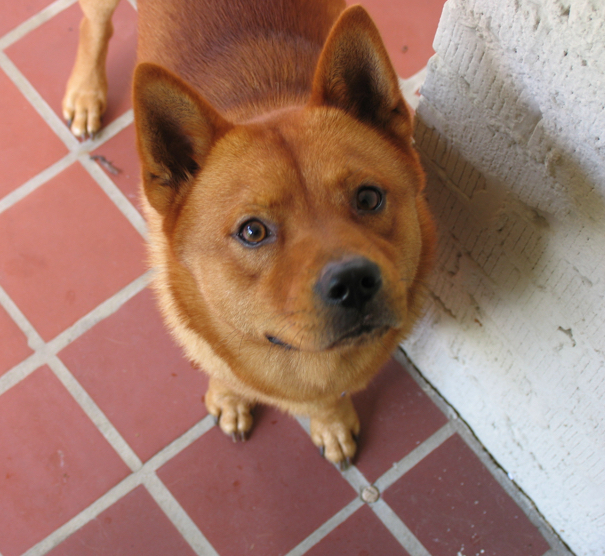
#> input picture data/chesterdog.jpg, 605 x 556 px, found by its file name; the run also reads 2 pictures not shown here
$ jupyter execute image_analysis_example.ipynb
#> lines starting #> are read from the running program, lines starting #| are printed output that depends on the picture; after the words box and inside, x2 and y2 are one past the last pixel; in counts of white or black regions, pixels touching at a corner belong together
# Working with Image Data

In this notebook we're going to illustrate some simple examples of working with image data in Python.

Image analysis tasks like trimming, normalizing, and segmentation are commonly used in the biological sciences in the context of phenotyping, microscopy, object tracking, etc.

The examples here illustrate simple functions built into matplotlib and numpy. For more sophisticated image analysis tools check out the [scikit-image](https://scikit-image.org/) library.

## Data

We'll use two example images which can be found on the course wiki

* [chesterdog.jpg](https://raw.githubusercontent.com/Bio724D/Bio724D_2023_2024/main/data/chesterdog.jpg)
* [yeast_colonies.jpg](https://raw.githubusercontent.com/Bio724D/Bio724D_2023_2024/main/data/chesterdog.jpg)

Download these into your working directory.

## Libraries

[cell 1]
import numpy as np  # numpy provides support for arrays
from matplotlib import pyplot as plt  # the pyplot sublibrary is the default plotting interface
from matplotlib import image  # the image sublibrary provides support for loading image data

## Reading the images

[cell 2]
chester = image.imread("chesterdog.jpg")
#> chester is the input picture: shape (556, 605, 3); mean R, G, B 159, 120.2, 105.5
colonies = image.imread("yeast_colonies.jpg")
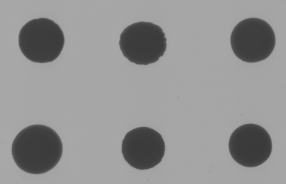
#> input picture data/yeast_colonies.jpg, 286 x 184 px, found by its file name
#> colonies is the input picture: shape (184, 286); min 57, max 170, mean 146.9

When using the matplotlib image library, images are loaded as numpy arrays.

[cell 3]
type(chester)

Let's start by checking out the shape of these arrays we got back so we understand their dimensions.

[cell 4]
chester.shape

[cell 5]
colonies.shape

Notice that the object `chester` has three dimensions, while `colonies` only has two. This is because the image file `chesterdog.jpg` is a color image with red, green, and blue (RGB) data for each pixel in the image.  `yeast_colonies.jpg` is a grayscale image with only a single value per pixel.

## Plotting images

Having loaded the images we can now plot them as follows using the `imshow()` function defined in the pyplot sublibrary of matplotlib:

[cell 6]
plt.imshow(chester)

[cell 7]
plt.imshow(colonies)

What's going on wiht our second image? `imshow` defaults to drawing images in color. To specify that we want to show a grayscale image we need to specify the "colormap" (cmap) as "gray".

We also need to set `vmin` and `vmax` which give the minimum and maximum values of the pixel intensity. Since this is an 8-bit grayscale image, the minimum pixel intensity is 0 (pure black) and the maximum is 255 (pure white).

Note that when an input array is 3D, like `chester`, we don't need to set the `vmin` and `vmax` because matplotlib automatically assumes that the array being plotted is an RGB image and sets appropriate limits based on the data type in the array.

[cell 8]
plt.imshow(colonies, cmap="gray", vmin=0, vmax=255)

Try plotting the colonies image without specifying `vmin` and `vmax`.  How does this differ from the image above? In the absence of a specified `vmin` and `vmax` matplotlib will "normalize" it's color map to the minimum and maximum values found in the array (see the [matplotlib docs on color normalization](https://matplotlib.org/stable/users/explain/colors/colormapnorms.html#colormapnorms) for more info).

# Basic image manipulation

Let's start with some basic image manipulation tasks, like extracting a region of interest from an image.

These basic manipulation tasks are achieved through simple indexing of the array.  Notice that for the `chester` image there are three axes we need to consider. The first axis represents rows of pixels (y-direction), the second axis represents columns (x-direction), and the third represents color "channels" or layers (RGB).

[cell 9]
# extract a (300,400) sub-array, all 3 color layers
plt.imshow(chester[100:400, 100:500, :])

We can flip the image in the vertical direction by taking the rows in reverse order using a negative step index

[cell 10]
# Reverse one of the axes, notice the change in orientation
plt.imshow(chester[::-1, :, :])
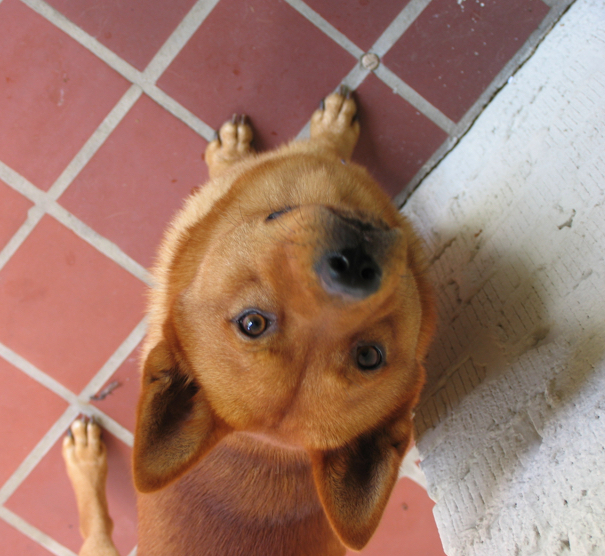
#> shown: shape (556, 605, 3); mean R, G, B 159, 120.2, 105.5

We can rotate the image by transposition.  With a 2D array, transposition swaps rows and columns. Higher dimensional tranposition requires us to be explicit about what order or rearrangement want the dimensions in. Here we swap rows and columns but leave the color information unchanged.

[cell 11]
# Transpose the x,y axes
plt.imshow(np.transpose(chester, axes = [1,0,2]))
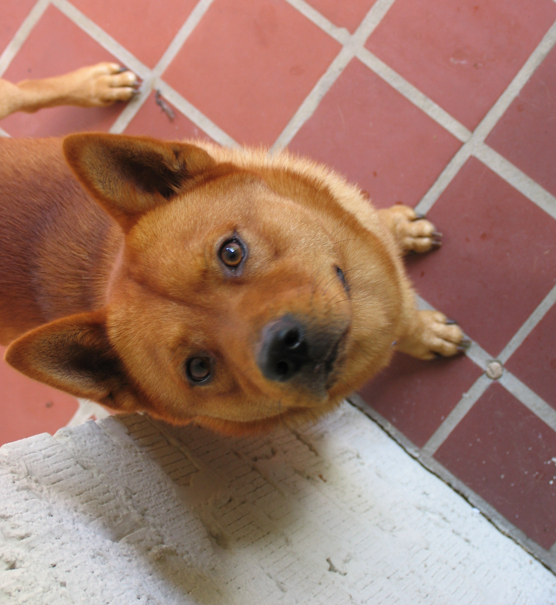
#> shown: shape (605, 556, 3); mean R, G, B 159, 120.2, 105.5

If we want to edit the image in place, we can replace values in memory. Here we copy the original image first so we still have a copy of the unedited version of chester.

[cell 12]
# Flip  a small section of the image "in place"

chester2 = chester.copy()  # make a copy of the array so we don't change original data

chester2[100:400, 100:500, :] = chester2[400:100:-1, 100:500, :]

plt.imshow(chester2)

Up to now we've been focused on the row and column data of the RGB image, but we can also manipulate the color channels (layers).

For example, we can extract each layer separately:

[cell 13]
# extract the red, green, and blue channels separately

red_channel = chester[:,:,0]
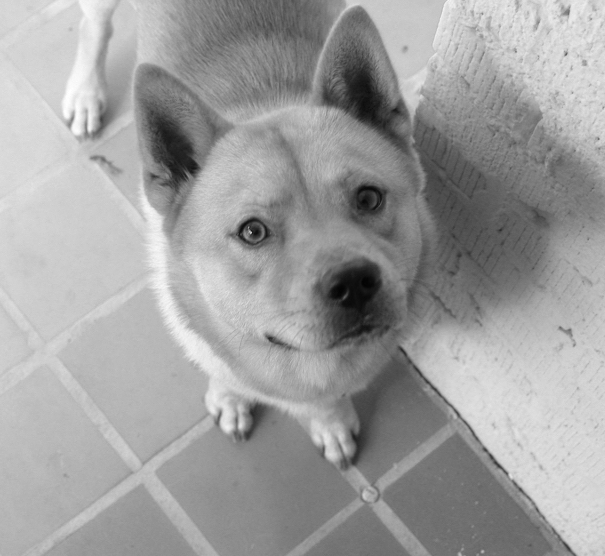
#> red_channel: shape (556, 605); min 3, max 255, mean 159
green_channel = chester[:, :, 1]
blue_channel = chester[:, :, 2]
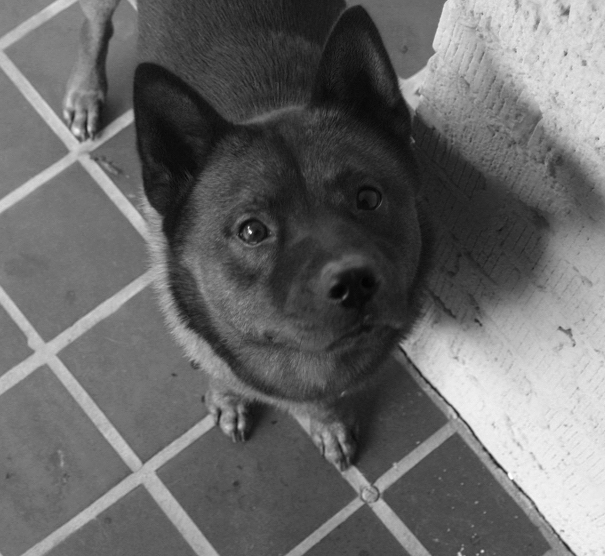
#> blue_channel: shape (556, 605); min 2, max 255, mean 105.5

We can then plot just a single channel:

[cell 14]
# Plot just the red channel data

plt.imshow(red_channel, cmap="gray", vmin=0, vmax=255)

Or all channels in a multi-plot layout:

[cell 15]
# plot all 3 channels side-by-side

fig, (sub1, sub2, sub3) = plt.subplots(nrows=1, ncols=3, figsize=(7,21))

sub1.imshow(red_channel, cmap="gray", vmin=0, vmax=255)
sub1.set_title("Red channel")

sub2.imshow(green_channel, cmap="gray", vmin=0, vmax=255)
sub2.set_title("Green channel")

sub3.imshow(blue_channel, cmap="gray", vmin=0, vmax=255)
sub3.set_title("Blue channel")

plt.tight_layout()  # ensures subaxes are layed out nicely

We can even manipulate the color channel information directly, or re-order the channels as shown below:

[cell 16]
# create a new 3D array by re-stacking the color channels in a different order
psychedelic_chester = np.stack((blue_channel,  green_channel, red_channel), axis=2)

plt.imshow(psychedelic_chester)

# Combining manipulation and quantitation

In this second example we'll illustrate how to get quantititative information from images using a simple segmenetation and pixel counting procedure.

Our goal is the analyze the area (number of pixels) of each colony in the image below.

[cell 17]
plt.imshow(colonies, cmap="gray", norm=None, vmin=0, vmax=255)

To accomplish this we're going to chop this single image into multiple sub-images (one for each colony) and analyze each subimage separately.

For simplicitly we'll cut into 100 x 100 pixel sub-images using the boundaries illustrated below.  We'll specify the positions of the subimages by giving the y- and x- start positions.

[cell 18]
# Cutting out multiple slices of the image, each representing a colony

ystarts= [0, 100]
xstarts = [0, 100, 200]

[cell 19]
# these tuples are the upper left corners of each sub-image we'll extract
for y in ystarts:
    for x in xstarts:
        print(x, y)

The code below illustrates each of sub-images we're extracting.  Note that some of the sub-images go beyond the 'border' of the array.  If we index beyond the maximum index, Python simply truncates at the maximum.

[cell 20]
# let's draw the boundaries on the image

plt.imshow(colonies, cmap="gray", norm=None, vmin=0, vmax=255)

ct = 0
for y in ystarts:
    for x in xstarts:
        # plot the boundaries of the image rectangles
        ys = [y, y, y + 100, y + 100]
        xs = [x, x + 100, x + 100, x]
        plt.plot(xs, ys, color="red")
        # add some text numbering the sub-images
        plt.text(x + 50, y + 50, f"{ct}", color="red")
        ct += 1
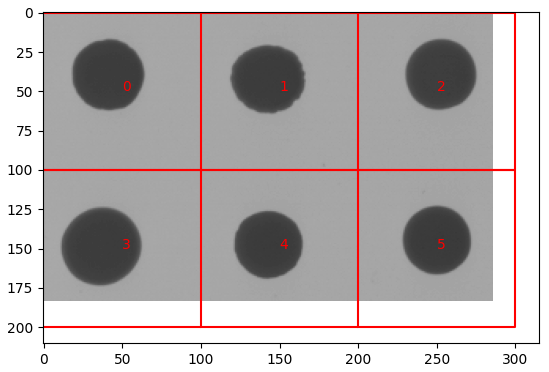
#> figure drawn by matplotlib, 1 panel

[cell 21]
# extract each subimage into a list

spots = []

for y in ystarts:
    for x in xstarts:
        spot = colonies[y:y+100, x:x+100]
        spots.append(spot)
#> after the loop, spots = 6 items

[cell 22]
# plot all the individual subimages
# notice that the different subimages are not the same size
# however, this doesn't matter for our analysis to follow
# as long as each sub-image fully contains the colony we want to analyze

fig, axes = plt.subplots(nrows=1, ncols=6, sharex=True, sharey=True)

ct = 0
for spot in spots:
    axes[ct].imshow(spot, cmap="gray", vmin=0, vmax=255)
    ct += 1
#> this loop made 6 passes
#> after the loop, ct = 6


plt.tight_layout()

Here's what a single one of our sub-images looks like:

[cell 23]
plt.imshow(spots[0], cmap="gray", vmin=0, vmax=255)

If we plot a histogram of the pixel values in the sub-image we get a bimodal distribution as shown below. The larger values represent "brighter" pixels (i.e. the light grey background) while the lower mode represents pixels in the colony itself.  It is those colony pixels that we want to count to estimate the size of each colony.

[cell 24]
# create a histogram of the pixel intensity data in the first spot

plt.hist(spots[0].ravel())  # ravel() turns the 2-D array into a 1-D vector
plt.xlim(0,255)

When doing image segmentation it is common to binarize an image into "background" vs "foreground" pixels. Here the foreground of interest are the pixels in each colony.

We can accomplish this by turning our integers array into an array of Booleans (True/False) values where True indicates a foreground pixel.

[cell 25]
# binarize the image by setting all pixels with values below 125 to have True, all others to False
plt.imshow(spots[0] < 125 ,cmap="gray", norm=None, vmin=0, vmax=1)
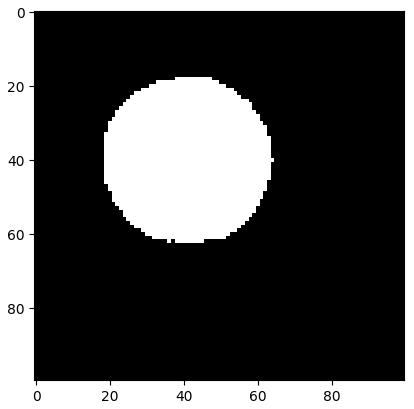
#> figure drawn by matplotlib, 1 panel

[cell 26]
# calculate the area of the colony as the number of pixels that are "True"

area0 = np.sum(spots[0]  < 125)
#> area0 = 1635
area0
#> Out = 1635

If we want to automate this process for all colonies we can setup a for-loop:

[cell 27]
# automate this process for all the spots

areas = []
binary_spots = []

for spot in spots:
    bin_spot = spot < 125
    binary_spots.append(bin_spot)
    areas.append(np.sum(bin_spot))
#> this loop made 6 passes
#> pass 1, `bin_spot = spot < 125`:
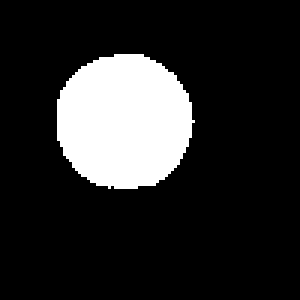
#> bin_spot: shape (100, 100) bool (shown 3 times larger); 16.4% white; 1 white region, box (x1, y1, x2, y2) and area: (19, 18, 65, 63) 1635
#> pass 3, `bin_spot = spot < 125`:
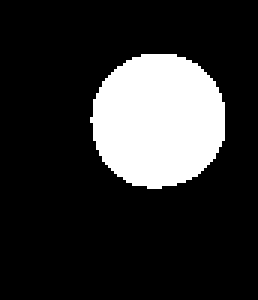
#> bin_spot: shape (100, 86) bool (shown 3 times larger); 18.5% white; 1 white region, box (x1, y1, x2, y2) and area: (30, 18, 75, 63) 1591
#> after the loop, areas = [1635, 1611, 1591, 1974, 1473, 1485]; binary_spots = 6 items

Here are the calculated areas for each colony:

[cell 28]
areas
#> Out = [1635, 1611, 1591, 1974, 1473, 1485]

And here's a depiction of each segmented sub-image:

[cell 29]
fig, axes = plt.subplots(nrows=1, ncols=6, sharex=True, sharey=True)

ct = 0
for spot in binary_spots:
    axes[ct].imshow(spot, cmap="gray", vmin=0, vmax=1)  # note change of vmax
    ct += 1
#> after the loop, ct = 6


plt.tight_layout()
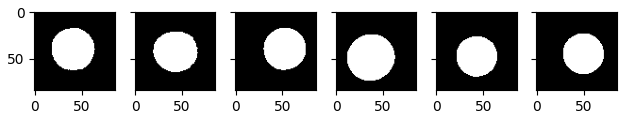
#> figure drawn by matplotlib, 6 panels

Instead of displaying the colonies in the order extracted from the starting image, we can plot them in decreadsing order of their size.

[cell 30]
areas
#> Out = [1635, 1611, 1591, 1974, 1473, 1485]
#> (the rest of the program and of its run is left out)
